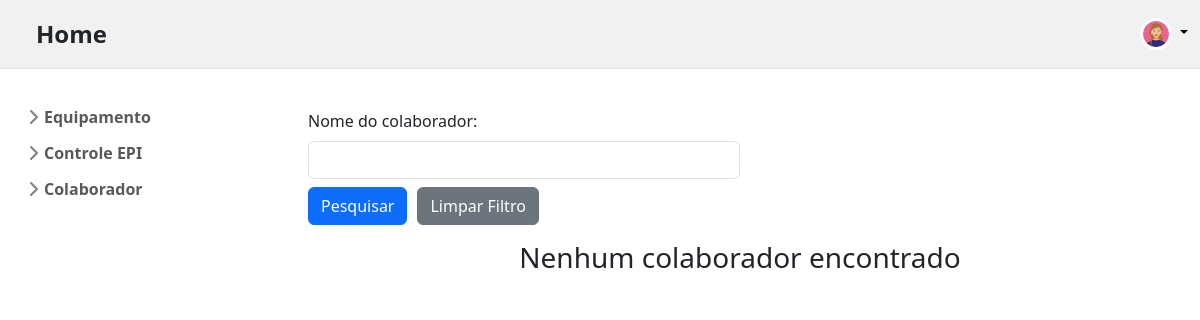
Page /relatorioColaborador/ on the earlier database version.
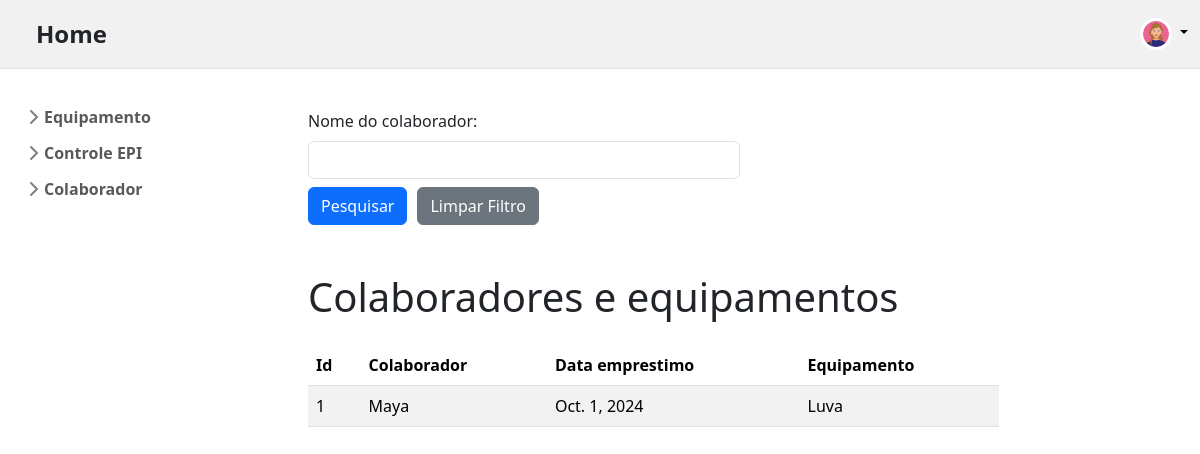
Same page on the later database version.
### app_produtos/models.py (models this page shows, shortened)
class RegistrarAcao(models.Model):
    nome_colaborador = models.CharField(max_length=100)
    nome_equipamento = models.CharField(max_length=100)
    data_emprestimo = models.DateField()
    data_prevista_devolucao = models.DateField()
    status = models.CharField(max_length=100)
    condicoes = models.CharField(max_length=100)

### app_produtos/views.py (the view)
# urls.py: path("relatorioColaborador/", views.relatorio_colaborador, name="relatorio_colaborador"),
def relatorio_colaborador(request):
    values = RegistrarAcao.objects.all()
    nome_colaborador = request.GET.get('nome_colaborador')
    nome_equipamento = request.GET.get('nome_equipamento')
    data_emprestimo = request.GET.get('data_emprestimo')
    if nome_colaborador:
        values = values.filter(nome_colaborador__icontains=nome_colaborador)
    return render(request, 'app_produtos/globals/relatorioColaborador.html', {
        "registro_acao": values,
        "nome_colaborador": nome_colaborador
    })

### app_produtos/templates/app_produtos/globals/relatorioColaborador.html (shortened to what this page needs)
{% extends "app_produtos/index.html" %}
{% block content %}
<div class="container justify-content-center mt-2">
  <form action="{% url 'relatorio_colaborador' %}" method="get" >
    <div class="form-group">
      <label class="form-label" for="nome_colaborador">Nome do colaborador:</label>
      <input class="form-control w-50" type="text" name="nome_colaborador" id="nome_colaborador" value="{{ nome_colaborador|default:'' }}"/>
    </div>
    <div class="d-flex mt-2" style="gap: 10px;">
        <button class="w-10 btn btn-primary btn-md"  type="submit">Pesquisar</button>
        <a class="w-10 btn btn-secondary btn-md" href="{% url 'relatorio_colaborador' %}">Limpar Filtro</a>
      </div>
  </form>
</div>
{% if registro_acao %}
<div class="container mt-5">
  <h1 class="text-start mb-4" >Colaboradores e equipamentos</h1>
  <table class="table table-striped" style="width: 80%;">
    <thead>
      <tr>
        <th>Id</th>
        <th>Colaborador</th>
        <th>Data emprestimo</th>
        <th>Equipamento</th>
      </tr>
    </thead>
    <tbody>
      {% for item in registro_acao %}
      <tr>
        <td>{{ item.id }}</td>
        <td>{{ item.nome_colaborador }}</td>
        <td>{{ item.data_emprestimo }}</td>
        <td>{{ item.nome_equipamento }}</td>
      </tr>
      {% endfor %}
    </tbody>
  </table>
</div>
{% else %}
<div class="container mt-3">
  <p class="text-center h3">Nenhum colaborador encontrado</p>
</div>
{% endif %} {% endblock content %}

Differences in the rows shown:
added RegistrarAcao: id "1", nome_colaborador "Maya", data_emprestimo "Oct. 1, 2024", nome_equipamento "Luva"
Other differences:
text no longer shown: "Nenhum colaborador encontrado"
text now shown: "Colaboradores e equipamentos Id Colaborador Data emprestimo Equipamento"
